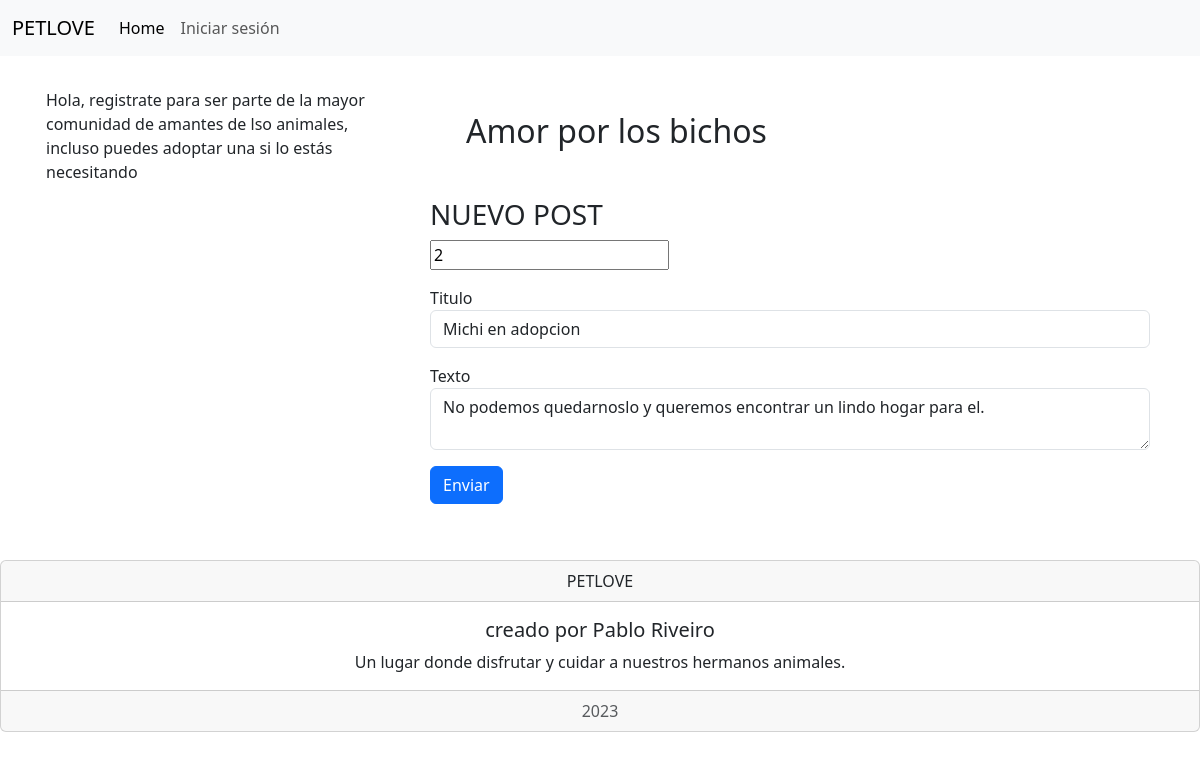
Screenshot of /post/2 with the database file from the repository.
### base/models.py (models this page shows, shortened)
class Post(models.Model):
    title = models.CharField(max_length=200)
    text = models.TextField()
    updated = models.DateTimeField(auto_now=True)
    created = models.DateTimeField(auto_now_add=True)
    user = models.ForeignKey(User, null=True, on_delete=models.SET_NULL)

### base/views.py (the view, shortened to what this page needs)
# urls.py: path('post/<int:id>', views.post)
def post(request, id=None):
    context = {}
    if id is not None:
        p = Post.objects.get(id=id)
        context['post'] = p
    return render(request, 'post.html', context)

### templates/post.html (shortened to what this page needs)
{% extends "layouts/main.html" %}
{% block content %}
<div class="container">
    <h3> NUEVO POST</h3>
    <form method="POST" action="">
        {% if post is not None %}
        <input type="number" value="{{post.id}}" name="id">
        {% endif %}
        <div class="form-group my-3">
            <label>Titulo</label>
            <input type="text" class="form-control" name="title" placeholder="Titulo" {% if post is not None %}
                value="{{post.title}}" {% endif %}>
        </div>
        <div class="form-group my-3">
            <label>Texto</label>
            <textarea class="form-control" name="text">{% if post is not None %}{{post.text}}{% endif %}</textarea>
        </div>
        <button class="btn btn-primary" type="submit">Enviar</button>
    </form>
</div>
{% endblock %}

### rows the page displays
Post: id "2", title "Michi en adopcion", text "No podemos quedarnoslo y queremos encontrar un lindo hogar para el."
